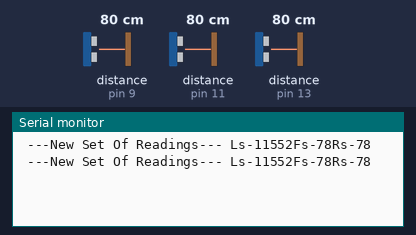
Bench run of a sketch on a simulated Arduino Uno, built with avr-gcc and run on an emulated ATmega328P. On the bench: the last lines printed to the serial monitor. Wiring (inferred from the names in the program): 3 × ultrasonic range finder: trigger pin 8, echo pin 9 / trigger pin 10, echo pin 11 / trigger pin 12, echo pin 13. The inputs (shaded band) are chosen by the test bench; at power-on: distance to the obstacle (sensors on pin 9, pin 11, pin 13) 80 cm. The echo pulse lasts 58.3 µs per cm.

Above: at 1.2 s.
1.3 s: distance to the obstacle (sensor on pin 9) set to 2 cm
At 2.3 s:
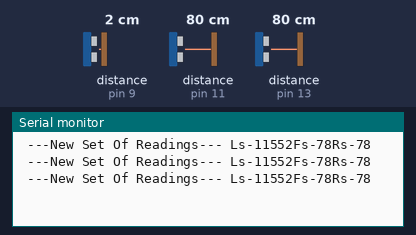
2.8 s: distance to the obstacle (sensor on pin 9) set to 9 cm
At 3.4 s:
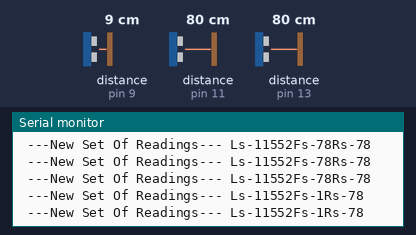
5.8 s: distance to the obstacle (sensor on pin 11) set to 2 cm
At 6.2 s:
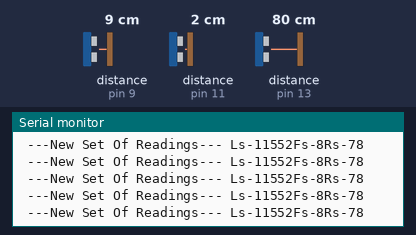
7.3 s: distance to the obstacle (sensor on pin 11) set to 4 cm
At 7.9 s:
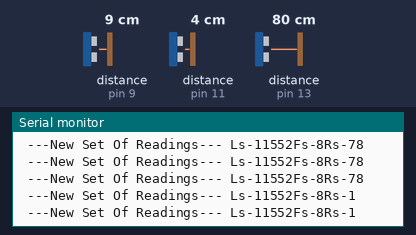
8.8 s: distance to the obstacle (sensor on pin 9) set to 4 cm
At 9.5 s:
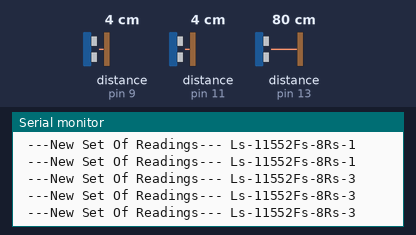
11.8 s: distance to the obstacle (sensor on pin 13) set to 299 cm
At 12.8 s:
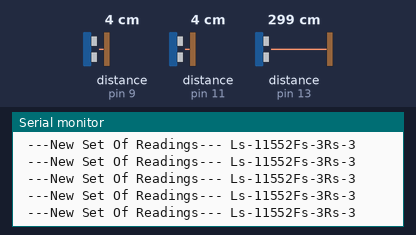
Timing chart, 0 to 14.8 s (numbered marks = the images above; inputs shaded):
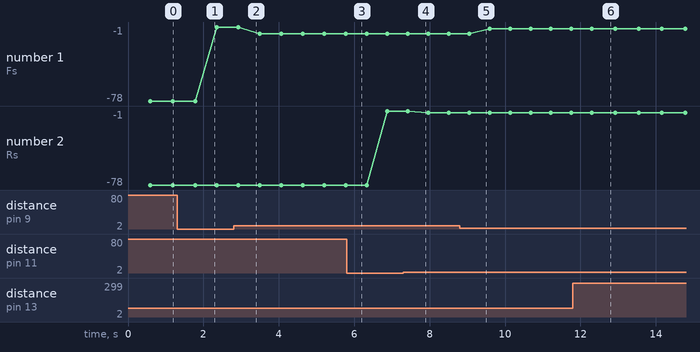

Measured:
- plotted number 1: -78 → -1 after the input at 1.3 s, -1 → -8 after the input at 2.8 s
- plotted number 2: -1 → -3 after the input at 7.3 s

The sketch:

Array_for_averages.ino
```cpp
  // defines pins numbers
const int trigPinLS = 8;
const int echoPinLS = 9;
const int trigPinFS = 10;
const int echoPinFS = 11;
const int trigPinRS = 12;
const int echoPinRS = 13;


// defines variables
long durationLS;
int distanceLS;
int ArraySizeLS[]={0,1,2,3,4,5};

long durationFS;
int distanceFS;
int ArraySizeFS[]={0,1,2,3,4,5};

long durationRS;
int distanceRS;
int ArraySizeRS[]={0,1,2,3,4,5};

int i;


//Set up I/O
void setup()
{
pinMode(trigPinLS, OUTPUT);
pinMode(echoPinLS, INPUT);
pinMode(trigPinFS, OUTPUT);
pinMode(echoPinFS, INPUT);
pinMode(trigPinRS, OUTPUT);
pinMode(echoPinRS, INPUT);
Serial.begin (9600);
}


void loop ()
{
  i=0;

  do{
digitalWrite(trigPinLS, LOW);
delayMicroseconds(2);
digitalWrite(trigPinLS, HIGH);
delayMicroseconds(10);
digitalWrite(trigPinLS, LOW);
durationLS = pulseIn(echoPinLS, HIGH);
distanceLS = durationLS*0.034/2;
ArraySizeLS[i]= distanceLS;

delayMicroseconds(100);

digitalWrite(trigPinFS, LOW);
delayMicroseconds(2);
digitalWrite(trigPinFS, HIGH);
delayMicroseconds(10);
digitalWrite(trigPinFS, LOW);
durationFS = pulseIn(echoPinFS, HIGH);
distanceFS = durationFS*0.034/2;
ArraySizeFS[i]=distanceFS;
delayMicroseconds(100);

digitalWrite(trigPinRS, LOW);
delayMicroseconds(2);
digitalWrite(trigPinRS, HIGH);
delayMicroseconds(10);
digitalWrite(trigPinRS, LOW);
durationRS = pulseIn(echoPinRS, HIGH);
distanceRS = durationRS*0.034/2;
ArraySizeRS[i]=distanceRS;
delayMicroseconds(100);
i++;
  } while (i<=5);

    delay(500);

    Serial.print(" ---New Set Of Readings--- ");    // This set of code simply output the data values to the computer instead of say LCD screen.
    Serial.print("Ls-"); Serial.print(ArraySizeLS[i]);
    Serial.print("Fs-"); Serial.print(ArraySizeFS[i]);
    Serial.print("Rs-"); Serial.print(ArraySizeRS[i]);
    Serial.println(" ");
}
```
